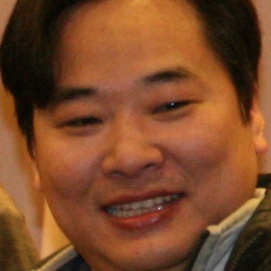
#> input picture sunplusit-faces/albert-tsai/face-117.jpg, 271 x 271 px, given as the content of the folder datasets/peoples, which was not available
$ python -i train.py   (imports and definitions only)
#> lines starting #> are read from the running program, lines starting #| are printed output that depends on the picture; pictures that were not available may be replaced by others from this repository, and a replacement may not be noted
from sklearn.datasets.base import Bunch
from sklearn.preprocessing import LabelEncoder
from sklearn.metrics import classification_report
from imutils import paths
from scipy import io
import numpy as np
import random
import imutils
import cv2

facePath = "datasets\\peoples"
faces_min = 9

def load_sunplusit_faces(datasetPath, min_faces=10, face_size=(47, 62), equal_samples=True,
	test_size=0.33, seed=42, flatten=False):
#> called with datasetPath = 'datasets\\peoples', min_faces = 9, face_size = (47, 62), equal_samples = True, test_size = 0.25, seed = 42, flatten = False
	imagePaths = sorted(list(paths.list_images(datasetPath)))

	# set the random seed, then initialize the data matrix and labels
	random.seed(seed)
	data = []
	labels = []

	# loop over the image paths
	for (i, imagePath) in enumerate(imagePaths):
		# load the image and convert it to grayscale
		print(imagePath)
		face = cv2.imread(imagePath)
#> face is the input picture: shape (271, 271, 3); mean B, G, R 41.9, 73, 124.4
		face = cv2.cvtColor(face, cv2.COLOR_BGR2GRAY)
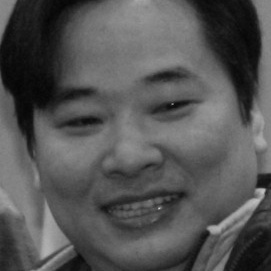
#> face: shape (271, 271); min 4, max 201, mean 84.9
		face = cv2.resize(face, face_size)
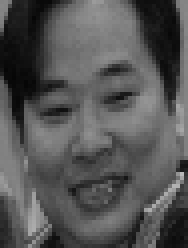
#> face: shape (62, 47) (shown 4 times larger); min 6, max 184, mean 84.8

		# check to see if the face should be flattened into a single row
		if flatten:
			face = face.flatten()

		# update the data matrix and associated labels
		data.append(face)

		labels.append(imagePath.split("\\")[-2])

	print(labels)
	# convert the data matrix and labels list to a NumPy array
	data = np.array(data)
	labels = np.array(labels)

	# # check to see if equal samples for each face should be used
	if equal_samples:
		# initialize the list of sampled indexes
		sampledIdxs = []

		# loop over the unique labels
		for label in np.unique(labels):
			# grab the indexes into the labels array where labels equals the current
			# label
			labelIdxs = np.where(labels == label)[0]

			# only proceed if the required number of minimum faces can be met
			if len(labelIdxs) >= min_faces:
				# randomly sample the indexes for the current label, keeping only minumum
				# supplied amount, then update the list of sampled idnexes
				labelIdxs = random.sample(list(labelIdxs), min_faces)
				sampledIdxs.extend(labelIdxs)

		# use the sampled indexes to select the appropriate data points and labels
		random.shuffle(sampledIdxs)
		data = data[sampledIdxs]
		labels = labels[sampledIdxs]

	# compute the training and testing split index
	idxs = range(0, len(data))
	random.shuffle(list(idxs))
	split = int(len(idxs) * (1.0 - test_size))

	# split the data into training and testing segments
	(trainData, testData) = (data[:split], data[split:])
	(trainLabels, testLabels) = (labels[:split], labels[split:])

	# create the training and testing bunches
	training = Bunch(name="training", data=trainData, target=trainLabels)
	testing = Bunch(name="testing", data=testData, target=testLabels)

	# return a tuple of the training, testing bunches, and original labels
	return (training, testing, labels)

# [1 line that did not run here, left out]

le = LabelEncoder()
# [1 line not run here, left out]

#recognizer = cv2.face.createLBPHFaceRecognizer(radius=2, neighbors=16, grid_x=8, grid_y=8)
recognizer = cv2.face.LBPHFaceRecognizer_create(radius=2, neighbors=16, grid_x=8, grid_y=8)

# [2 lines not run here, left out]

predictions = []
confidence = []
# loop over the test data
# [14 lines not run here, left out]

>>> result = load_sunplusit_faces('sunplusit-faces/albert-tsai/face-117.jpg')
#> (the run stopped early here; a loop or call above may not have finished)

$ run again, on sunplusit-faces/albert-tsai/face-120.jpg
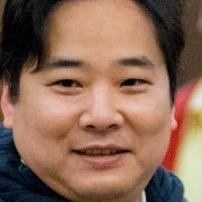
#> input picture sunplusit-faces/albert-tsai/face-120.jpg, 202 x 202 px, given as the content of the folder datasets/peoples, which was not available
#> in load_sunplusit_faces, face is the input picture: shape (202, 202, 3); mean B, G, R 86.1, 105, 138.6
#> in load_sunplusit_faces, `face = cv2.cvtColor(face, cv2.COLOR_BGR2GRAY)`:
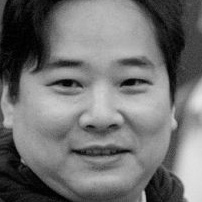
#> face: shape (202, 202); min 0, max 230, mean 112.9
#> in load_sunplusit_faces, `face = cv2.resize(face, face_size)`:
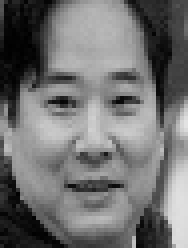
#> face: shape (62, 47) (shown 4 times larger); min 0, max 226, mean 112.8

$ run again, on sunplusit-faces/albert-tsai/face-203.jpg
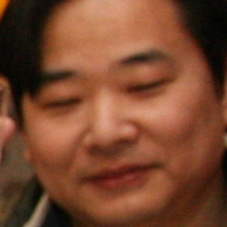
#> input picture sunplusit-faces/albert-tsai/face-203.jpg, 227 x 227 px, given as the content of the folder datasets/peoples, which was not available
#> in load_sunplusit_faces, face is the input picture: shape (227, 227, 3); mean B, G, R 46.9, 71, 120.5
#> in load_sunplusit_faces, `face = cv2.cvtColor(face, cv2.COLOR_BGR2GRAY)`:
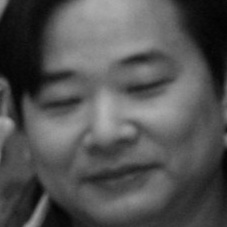
#> face: shape (227, 227); min 2, max 182, mean 83.1
#> in load_sunplusit_faces, `face = cv2.resize(face, face_size)`:
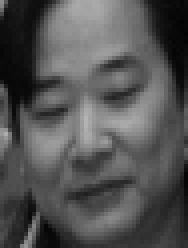
#> face: shape (62, 47) (shown 4 times larger); min 3, max 180, mean 82.9

$ run again, on sunplusit-faces/albert-tsai/face-286.jpg
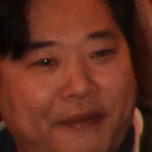
#> input picture sunplusit-faces/albert-tsai/face-286.jpg, 152 x 152 px, given as the content of the folder datasets/peoples, which was not available
#> in load_sunplusit_faces, face is the input picture: shape (152, 152, 3); mean B, G, R 32.8, 47.9, 100.6
#> in load_sunplusit_faces, `face = cv2.cvtColor(face, cv2.COLOR_BGR2GRAY)`:
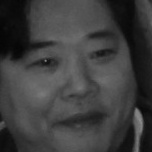
#> face: shape (152, 152); min 5, max 140, mean 61.9
#> in load_sunplusit_faces, `face = cv2.resize(face, face_size)`:
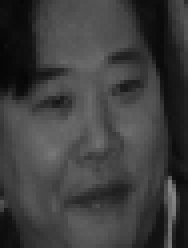
#> face: shape (62, 47) (shown 4 times larger); min 6, max 133, mean 61.8
